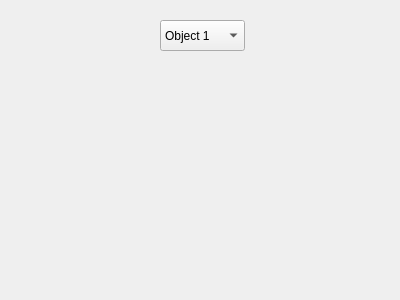
<?xml version="1.0" encoding="UTF-8"?>
<ui version="4.0">
 <class>ObjectList</class>
 <widget class="QDialog" name="ObjectList">
  <property name="geometry">
   <rect>
    <x>0</x>
    <y>0</y>
    <width>400</width>
    <height>300</height>
   </rect>
  </property>
  <property name="windowTitle">
   <string>Dialog</string>
  </property>
  <widget class="QComboBox" name="comboBox">
   <property name="geometry">
    <rect>
     <x>160</x>
     <y>20</y>
     <width>85</width>
     <height>31</height>
    </rect>
   </property>
   <item>
    <property name="text">
     <string>Object 1</string>
    </property>
   </item>
   <item>
    <property name="text">
     <string>Object 2</string>
    </property>
   </item>
   <item>
    <property name="text">
     <string>Object 3</string>
    </property>
   </item>
  </widget>
 </widget>
 <resources/>
 <connections/>
</ui>
